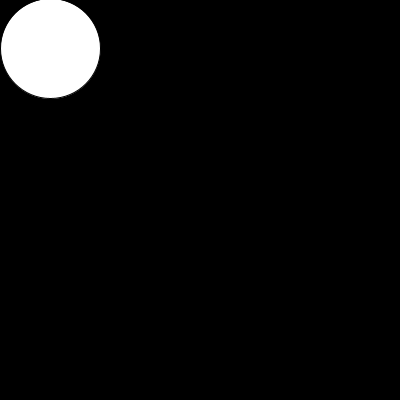
Frame 1 (no input)
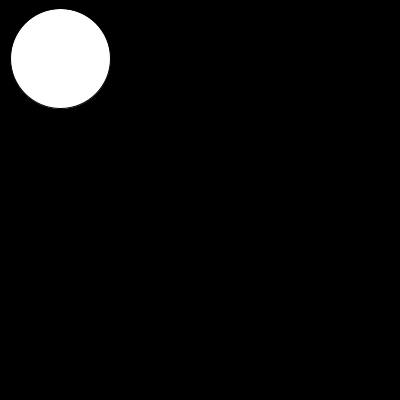
Frame 2 (the mouse pressed at the canvas centre, redrawn once)

The Processing sketch that drew these frames (run headless with seeded random() and noise(); the mouse was pressed at the canvas centre and the sketch redrawn once):

// Processing sketch: processing_38867
// ── processing_38867.pde

float x_position = random(55);
int x_speed = 10;

float y_position = random(15);
int y_speed = 10;
// create variable for ball color when key pressed
float ballColor = (255);

void setup() {
  size(400, 400);
  smooth();
  noLoop();
}

void draw() {
  background(0);
  fill(ballColor);
  x_position = x_position+x_speed;
  y_position = y_position+y_speed;


  ellipse(x_position+5, y_position+35, 100, 100);
  //if the ball gets to right side
  if (x_position > 400) {
    //then begin back in the beginning
    x_speed = -10;
  }

  if (x_position < 1) {
    x_speed = 10;
  }

  if (y_position > 400) {
    //then begin back in the beginning
    y_speed = -10;
  }

  if (y_position < 1) {
    y_speed = 10;
  }
}

//when you press 'p'  
void keyPressed() {
  if (key == 'p') {
    //continue the animation
    loop();
    ballColor = random(255);
    //but if you press 's' then stop it
  } 
  else if  (key == 's') {
    noLoop();
    ballColor = (100);
    //otherwise continue looping
  } 
  else {
    loop();
  }
}
